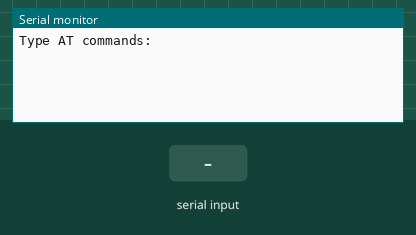
This sketch was run on a simulated ESP32. On the bench: the last lines printed to the serial monitor. The inputs (shaded band) are chosen by the test bench.

Above: at 2.2 s.
2.3 s: "1" received over the second serial link
At 3.2 s:
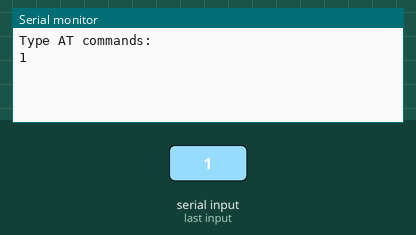
3.8 s: "0" received over the second serial link
At 4.3 s:
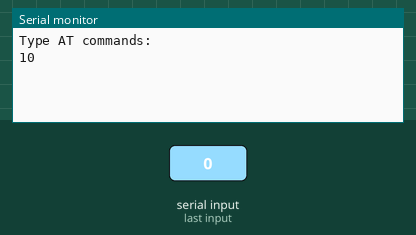

Measured:
- after the input at 2.3 s, the serial monitor: prints a new line at once (image 1)
- after the input at 3.8 s, the serial monitor: prints a new line at once (image 2)

The sketch:

LoraRylr998-check.ino
```cpp
#define LORA_RX 18
#define LORA_TX 17
void setup() {
  Serial.begin(115200);
  Serial1.begin(115200, SERIAL_8N1, LORA_RX, LORA_TX);
  delay(1000);
  Serial.println("Type AT commands:");
}

void loop() {
  if (Serial.available())  Serial1.write(Serial.read());
  if (Serial1.available()) Serial.write(Serial1.read());
}
```
